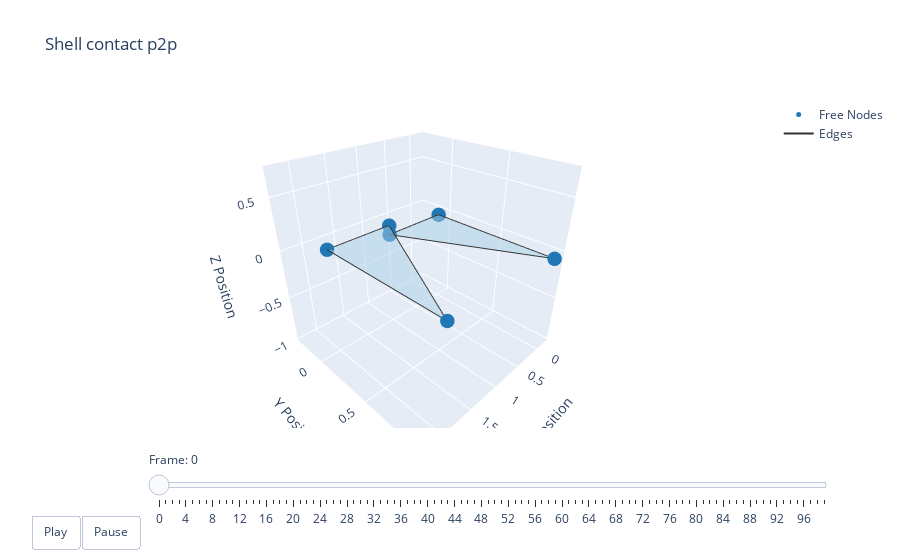

Notebook cell for this chart:
### Code cell
t = np.arange(robot.sim_params.total_time, step=robot.sim_params.dt)
options = dismech.AnimationOptions(title='Shell contact p2p', plot_step=shell_contact_sim.plot_step)

fig = dismech.get_interactive_animation_plotly(robot, t, qs, options)
fig.show()

### Figure 1 — Plotly figure (JSON) as saved in the notebook; plotly's stock layout.template omitted (floating-point values rounded to 4 significant figures)
{"data": [{"marker": {"color": "#1f78b4", "size": 5}, "mode": "markers", "name": "Free Nodes", "type": "scatter3d", "x": [0.0, 1.0, 0.0, 1.0, 2.0, 2.0], "y": [0.0, 0.0, 1.0, 0.0, 0.0, 1.0], "z": [0.0, 0.0, 0.0, 0.095, 0.095, 0.095]}, {"marker": {"color": "#e31a1c", "size": 5}, "mode": "markers", "name": "Fixed Nodes", "type": "scatter3d", "x": [], "y": [], "z": []}, {"line": {"color": "#333333", "width": 2}, "mode": "lines", "name": "Edges", "type": "scatter3d", "x": [1, 0, null, 0, 0, null, 0, 1, null, 2, 2, null, 2, 1, null, 1, 2, null], "y": [0, 1, null, 1, 0, null, 0, 0, null, 0, 1, null, 1, 0, null, 0, 0, null], "z": [0, 0, null, 0, 0, null, 0, 0, null, 0.095, 0.095, null, 0.095, 0.095, null, 0.095, 0.095, null]}, {"color": "rgba(166, 206, 227, 0.7)", "i": [0, 3], "j": [1, 4], "k": [2, 5], "name": "Faces", "opacity": 0.7, "showscale": false, "type": "mesh3d", "x": [0.0, 1.0, 0.0, 1.0, 2.0, 2.0], "y": [0.0, 0.0, 1.0, 0.0, 0.0, 1.0], "z": [0.0, 0.0, 0.0, 0.095, 0.095, 0.095]}], "layout": {"scene": {"camera": {"eye": {"x": 1.225, "y": 1.225, "z": 1.0}}, "xaxis": {"range": [-0.274, 2.318], "title": {"text": "X Position"}}, "yaxis": {"range": [-0.3154, 1.0], "title": {"text": "Y Position"}}, "zaxis": {"range": [-1.019, 0.7604], "title": {"text": "Z Position"}}}, "sliders": [{"currentvalue": {"prefix": "Frame: "}, "steps": [{"args": [["0"], {"frame": {"duration": 50, "redraw": true}, "mode": "immediate"}], "label": "0", "method": "animate"}, {"args": [["1"], {"frame": {"duration": 50, "redraw": true}, "mode": "immediate"}], "label": "1", "method": "animate"}, {"args": [["2"], {"frame": {"duration": 50, "redraw": true}, "mode": "immediate"}], "label": "2", "method": "animate"}, {"args": [["3"], {"frame": {"duration": 50, "redraw": true}, "mode": "immediate"}], "label": "3", "method": "animate"}, {"args": [["4"], {"frame": {"duration": 50, "redraw": true}, "mode": "immediate"}], "label": "4", "method": "animate"}, {"args": [["5"], {"frame": {"duration": 50, "redraw": true}, "mode": "immediate"}], "label": "5", "method": "animate"}, {"args": [["6"], {"frame": {"duration": 50, "redraw": true}, "mode": "immediate"}], "label": "6", "method": "animate"}, {"args": [["7"], {"frame": {"duration": 50, "redraw": true}, "mode": "immediate"}], "label": "7", "method": "animate"}, {"args": [["8"], {"frame": {"duration": 50, "redraw": true}, "mode": "immediate"}], "label": "8", "method": "animate"}, {"args": [["9"], {"frame": {"duration": 50, "redraw": true}, "mode": "immediate"}], "label": "9", "method": "animate"}, {"args": [["10"], {"frame": {"duration": 50, "redraw": true}, "mode": "immediate"}], "label": "10", "method": "animate"}, {"args": [["11"], {"frame": {"duration": 50, "redraw": true}, "mode": "immediate"}], "label": "11", "method": "animate"}, {"args": [["12"], {"frame": {"duration": 50, "redraw": true}, "mode": "immediate"}], "label": "12", "method": "animate"}, {"args": [["13"], {"frame": {"duration": 50, "redraw": true}, "mode": "immediate"}], "label": "13", "method": "animate"}, {"args": [["14"], {"frame": {"duration": 50, "redraw": true}, "mode": "immediate"}], "label": "14", "method": "animate"}, {"args": [["15"], {"frame": {"duration": 50, "redraw": true}, "mode": "immediate"}], "label": "15", "method": "animate"}, {"args": [["16"], {"frame": {"duration": 50, "redraw": true}, "mode": "immediate"}], "label": "16", "method": "animate"}, {"args": [["17"], {"frame": {"duration": 50, "redraw": true}, "mode": "immediate"}], "label": "17", "method": "animate"}, {"args": [["18"], {"frame": {"duration": 50, "redraw": true}, "mode": "immediate"}], "label": "18", "method": "animate"}, {"args": [["19"], {"frame": {"duration": 50, "redraw": true}, "mode": "immediate"}], "label": "19", "method": "animate"}, {"args": [["20"], {"frame": {"duration": 50, "redraw": true}, "mode": "immediate"}], "label": "20", "method": "animate"}, {"args": [["21"], {"frame": {"duration": 50, "redraw": true}, "mode": "immediate"}], "label": "21", "method": "animate"}, {"args": [["22"], {"frame": {"duration": 50, "redraw": true}, "mode": "immediate"}], "label": "22", "method": "animate"}, {"args": [["23"], {"frame": {"duration": 50, "redraw": true}, "mode": "immediate"}], "label": "23", "method": "animate"}, {"args": [["24"], {"frame": {"duration": 50, "redraw": true}, "mode": "immediate"}], "label": "24", "method": "animate"}, {"args": [["25"], {"frame": {"duration": 50, "redraw": true}, "mode": "immediate"}], "label": "25", "method": "animate"}, {"args": [["26"], {"frame": {"duration": 50, "redraw": true}, "mode": "immediate"}], "label": "26", "method": "animate"}, {"args": [["27"], {"frame": {"duration": 50, "redraw": true}, "mode": "immediate"}], "label": "27", "method": "animate"}, {"args": [["28"], {"frame": {"duration": 50, "redraw": true}, "mode": "immediate"}], "label": "28", "method": "animate"}, {"args": [["29"], {"frame": {"duration": 50, "redraw": true}, "mode": "immediate"}], "label": "29", "method": "animate"}, {"args": [["30"], {"frame": {"duration": 50, "redraw": true}, "mode": "immediate"}], "label": "30", "method": "animate"}, {"args": [["31"], {"frame": {"duration": 50, "redraw": true}, "mode": "immediate"}], "label": "31", "method": "animate"}, {"args": [["32"], {"frame": {"duration": 50, "redraw": true}, "mode": "immediate"}], "label": "32", "method": "animate"}, {"args": [["33"], {"frame": {"duration": 50, "redraw": true}, "mode": "immediate"}], "label": "33", "method": "animate"}, {"args": [["34"], {"frame": {"duration": 50, "redraw": true}, "mode": "immediate"}], "label": "34", "method": "animate"}, {"args": [["35"], {"frame": {"duration": 50, "redraw": true}, "mode": "immediate"}], "label": "35", "method": "animate"}, {"args": [["36"], {"frame": {"duration": 50, "redraw": true}, "mode": "immediate"}], "label": "36", "method": "animate"}, {"args": [["37"], {"frame": {"duration": 50, "redraw": true}, "mode": "immediate"}], "label": "37", "method": "animate"}, {"args": [["38"], {"frame": {"duration": 50, "redraw": true}, "mode": "immediate"}], "label": "38", "method": "animate"}, {"args": [["39"], {"frame": {"duration": 50, "redraw": true}, "mode": "immediate"}], "label": "39", "method": "animate"}, {"args": [["40"], {"frame": {"duration": 50, "redraw": true}, "mode": "immediate"}], "label": "40", "method": "animate"}, {"args": [["41"], {"frame": {"duration": 50, "redraw": true}, "mode": "immediate"}], "label": "41", "method": "animate"}, {"args": [["42"], {"frame": {"duration": 50, "redraw": true}, "mode": "immediate"}], "label": "42", "method": "animate"}, {"args": [["43"], {"frame": {"duration": 50, "redraw": true}, "mode": "immediate"}], "label": "43", "method": "animate"}, {"args": [["44"], {"frame": {"duration": 50, "redraw": true}, "mode": "immediate"}], "label": "44", "method": "animate"}, {"args": [["45"], {"frame": {"duration": 50, "redraw": true}, "mode": "immediate"}], "label": "45", "method": "animate"}, {"args": [["46"], {"frame": {"duration": 50, "redraw": true}, "mode": "immediate"}], "label": "46", "method": "animate"}, {"args": [["47"], {"frame": {"duration": 50, "redraw": true}, "mode": "immediate"}], "label": "47", "method": "animate"}, {"args": [["48"], {"frame": {"duration": 50, "redraw": true}, "mode": "immediate"}], "label": "48", "method": "animate"}, {"args": [["49"], {"frame": {"duration": 50, "redraw": true}, "mode": "immediate"}], "label": "49", "method": "animate"}, {"args": [["50"], {"frame": {"duration": 50, "redraw": true}, "mode": "immediate"}], "label": "50", "method": "animate"}, {"args": [["51"], {"frame": {"duration": 50, "redraw": true}, "mode": "immediate"}], "label": "51", "method": "animate"}, {"args": [["52"], {"frame": {"duration": 50, "redraw": true}, "mode": "immediate"}], "label": "52", "method": "animate"}, {"args": [["53"], {"frame": {"duration": 50, "redraw": true}, "mode": "immediate"}], "label": "53", "method": "animate"}, {"args": [["54"], {"frame": {"duration": 50, "redraw": true}, "mode": "immediate"}], "label": "54", "method": "animate"}, {"args": [["55"], {"frame": {"duration": 50, "redraw": true}, "mode": "immediate"}], "label": "55", "method": "animate"}, {"args": [["56"], {"frame": {"duration": 50, "redraw": true}, "mode": "immediate"}], "label": "56", "method": "animate"}, {"args": [["57"], {"frame": {"duration": 50, "redraw": true}, "mode": "immediate"}], "label": "57", "method": "animate"}, {"args": [["58"], {"frame": {"duration": 50, "redraw": true}, "mode": "immediate"}], "label": "58", "method": "animate"}, {"args": [["59"], {"frame": {"duration": 50, "redraw": true}, "mode": "immediate"}], "label": "59", "method": "animate"}, {"args": [["60"], {"frame": {"duration": 50, "redraw": true}, "mode": "immediate"}], "label": "60", "method": "animate"}, {"args": [["61"], {"frame": {"duration": 50, "redraw": true}, "mode": "immediate"}], "label": "61", "method": "animate"}, {"args": [["62"], {"frame": {"duration": 50, "redraw": true}, "mode": "immediate"}], "label": "62", "method": "animate"}, {"args": [["63"], {"frame": {"duration": 50, "redraw": true}, "mode": "immediate"}], "label": "63", "method": "animate"}, {"args": [["64"], {"frame": {"duration": 50, "redraw": true}, "mode": "immediate"}], "label": "64", "method": "animate"}, {"args": [["65"], {"frame": {"duration": 50, "redraw": true}, "mode": "immediate"}], "label": "65", "method": "animate"}, {"args": [["66"], {"frame": {"duration": 50, "redraw": true}, "mode": "immediate"}], "label": "66", "method": "animate"}, {"args": [["67"], {"frame": {"duration": 50, "redraw": true}, "mode": "immediate"}], "label": "67", "method": "animate"}, {"args": [["68"], {"frame": {"duration": 50, "redraw": true}, "mode": "immediate"}], "label": "68", "method": "animate"}, {"args": [["69"], {"frame": {"duration": 50, "redraw": true}, "mode": "immediate"}], "label": "69", "method": "animate"}, {"args": [["70"], {"frame": {"duration": 50, "redraw": true}, "mode": "immediate"}], "label": "70", "method": "animate"}, {"args": [["71"], {"frame": {"duration": 50, "redraw": true}, "mode": "immediate"}], "label": "71", "method": "animate"}, {"args": [["72"], {"frame": {"duration": 50, "redraw": true}, "mode": "immediate"}], "label": "72", "method": "animate"}, {"args": [["73"], {"frame": {"duration": 50, "redraw": true}, "mode": "immediate"}], "label": "73", "method": "animate"}, {"args": [["74"], {"frame": {"duration": 50, "redraw": true}, "mode": "immediate"}], "label": "74", "method": "animate"}, {"args": [["75"], {"frame": {"duration": 50, "redraw": true}, "mode": "immediate"}], "label": "75", "method": "animate"}, {"args": [["76"], {"frame": {"duration": 50, "redraw": true}, "mode": "immediate"}], "label": "76", "method": "animate"}, {"args": [["77"], {"frame": {"duration": 50, "redraw": true}, "mode": "immediate"}], "label": "77", "method": "animate"}, {"args": [["78"], {"frame": {"duration": 50, "redraw": true}, "mode": "immediate"}], "label": "78", "method": "animate"}, {"args": [["79"], {"frame": {"duration": 50, "redraw": true}, "mode": "immediate"}], "label": "79", "method": "animate"}, {"args": [["80"], {"frame": {"duration": 50, "redraw": true}, "mode": "immediate"}], "label": "80", "method": "animate"}, {"args": [["81"], {"frame": {"duration": 50, "redraw": true}, "mode": "immediate"}], "label": "81", "method": "animate"}, {"args": [["82"], {"frame": {"duration": 50, "redraw": true}, "mode": "immediate"}], "label": "82", "method": "animate"}, {"args": [["83"], {"frame": {"duration": 50, "redraw": true}, "mode": "immediate"}], "label": "83", "method": "animate"}, {"args": [["84"], {"frame": {"duration": 50, "redraw": true}, "mode": "immediate"}], "label": "84", "method": "animate"}, {"args": [["85"], {"frame": {"duration": 50, "redraw": true}, "mode": "immediate"}], "label": "85", "method": "animate"}, {"args": [["86"], {"frame": {"duration": 50, "redraw": true}, "mode": "immediate"}], "label": "86", "method": "animate"}, {"args": [["87"], {"frame": {"duration": 50, "redraw": true}, "mode": "immediate"}], "label": "87", "method": "animate"}, {"args": [["88"], {"frame": {"duration": 50, "redraw": true}, "mode": "immediate"}], "label": "88", "method": "animate"}, {"args": [["89"], {"frame": {"duration": 50, "redraw": true}, "mode": "immediate"}], "label": "89", "method": "animate"}, {"args": [["90"], {"frame": {"duration": 50, "redraw": true}, "mode": "immediate"}], "label": "90", "method": "animate"}, {"args": [["91"], {"frame": {"duration": 50, "redraw": true}, "mode": "immediate"}], "label": "91", "method": "animate"}, {"args": [["92"], {"frame": {"duration": 50, "redraw": true}, "mode": "immediate"}], "label": "92", "method": "animate"}, {"args": [["93"], {"frame": {"duration": 50, "redraw": true}, "mode": "immediate"}], "label": "93", "method": "animate"}, {"args": [["94"], {"frame": {"duration": 50, "redraw": true}, "mode": "immediate"}], "label": "94", "method": "animate"}, {"args": [["95"], {"frame": {"duration": 50, "redraw": true}, "mode": "immediate"}], "label": "95", "method": "animate"}, {"args": [["96"], {"frame": {"duration": 50, "redraw": true}, "mode": "immediate"}], "label": "96", "method": "animate"}, {"args": [["97"], {"frame": {"duration": 50, "redraw": true}, "mode": "immediate"}], "label": "97", "method": "animate"}, {"args": [["98"], {"frame": {"duration": 50, "redraw": true}, "mode": "immediate"}], "label": "98", "method": "animate"}, {"args": [["99"], {"frame": {"duration": 50, "redraw": true}, "mode": "immediate"}], "label": "99", "method": "animate"}], "transition": {"duration": 0}, "x": 0.1, "y": 0}], "title": {"text": "Shell contact p2p"}, "updatemenus": [{"buttons": [{"args": [null, {"frame": {"duration": 50, "redraw": true}, "fromcurrent": true}], "label": "Play", "method": "animate"}, {"args": [[null], {"frame": {"duration": 0, "redraw": true}, "mode": "immediate"}], "label": "Pause", "method": "animate"}], "direction": "left", "pad": {"r": 10, "t": 87}, "showactive": false, "type": "buttons", "x": 0.1, "xanchor": "right", "y": 0, "yanchor": "top"}]}}
